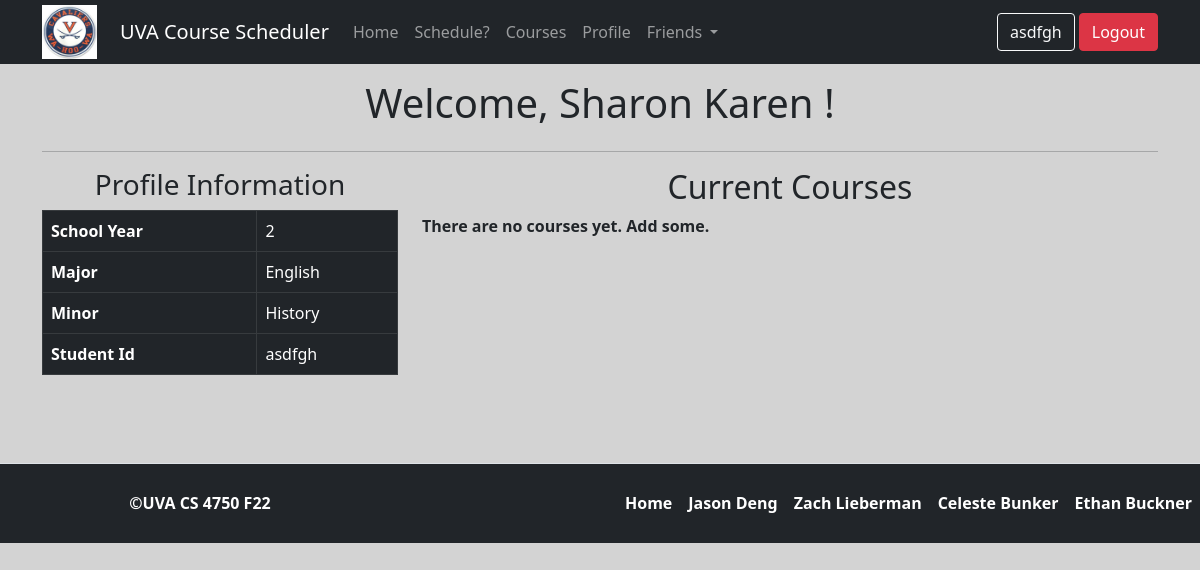
Screenshot of /index.php?command=profile (signed in) with the database file from the repository.
### tables this page shows
CREATE TABLE `student` (
  `name` text DEFAULT NULL,
  `schoolYear` int(1) DEFAULT NULL,
  `major` text DEFAULT NULL,
  `minor` text DEFAULT NULL,
  `studentId` varchar(7) NOT NULL,
  `password` text NOT NULL
);

### index.php (called while the page is built, shortened)
<?php
$command = "home";
if (isset($_GET["command"]))
    $command = $_GET["command"];
$application = new BaseController($command);
$application->run();

### classes/Database.php (called while the page is built, shortened)
<?php
class Database {
    private $mysqli;
    public function __construct() {
        $this->mysqli = new mysqli(Config::$db["host"], Config::$db["user"],
                                   Config::$db["pass"], Config::$db["database"]);
    }
    public function query($query, $bparam=null, ...$params) {
        $stmt = $this->mysqli->prepare($query);
        if ($bparam != null)
            $stmt->bind_param($bparam, ...$params);
        if (!$stmt->execute()) {
            return false;
        }
        if (($res = $stmt->get_result()) !== false) {
            return $res->fetch_all(MYSQLI_ASSOC);
        }
        return true;
    }
}

### templates/profile.php (the view, shortened to what this page needs)
<!DOCTYPE html>
<html>
    <head>
        <link href="https://cdn.jsdelivr.net/npm/bootstrap@5.1.1/dist/css/bootstrap.min.css" rel="stylesheet">
    </head>
    <body style="background-color: lightgray">
    <?php
        include "templates/navbar.php";
    ?>
        <div class="container" style="margin-top: 15px;">
            <div class="row col-xs-8" style="text-align:center">
                <h1>Welcome, <?php echo $name ?> !</h1>
            </div>
            <hr>
            <div class="row">
                <div class="col-md-4">
                    <h3 align="center">Profile Information</h3>
                    <table class="table table-bordered table-dark">
                        <thead>
                        <tr>
                            <th>School Year</th>
                            <td> <?php echo $schoolYear ?> </td>
                        </tr>
                        <tr>
                            <th>Major</th>
                            <td> <?php echo $major ?> </td>
                        </tr>
                        <tr>
                            <th>Minor</th>
                            <td>  <?php echo $minor ?> </td>
                        </tr>
                        <tr>
                            <th>Student Id</th>
                            <td>  <?php echo $studentId ?> </td>
                        </tr>
                        </thead>
                    </table>
                </div>
                <div style="text-align: left" class="col-md-8">
                    <h2 style="text-align: center" >Current Courses</h2>
                    <?php
                            if (empty($studentCourses)){
                                echo "<b>There are no courses yet. Add some.<b>";
                            }
                            else{
                                echo '
                                  </tr>
                                </thead>
                                <tbody>';}
                        ?>
                </div>
            </div>
        </div><br><br><br>
        <?php
        include "templates/footer.php";
    ?>
    </body>
</html>

### rows the page displays
student: name "Sharon Karen", schoolYear "2", major "English", minor "History", studentId "asdfgh"

### other values shown
$_SESSION["studentId"] "asdfgh"
